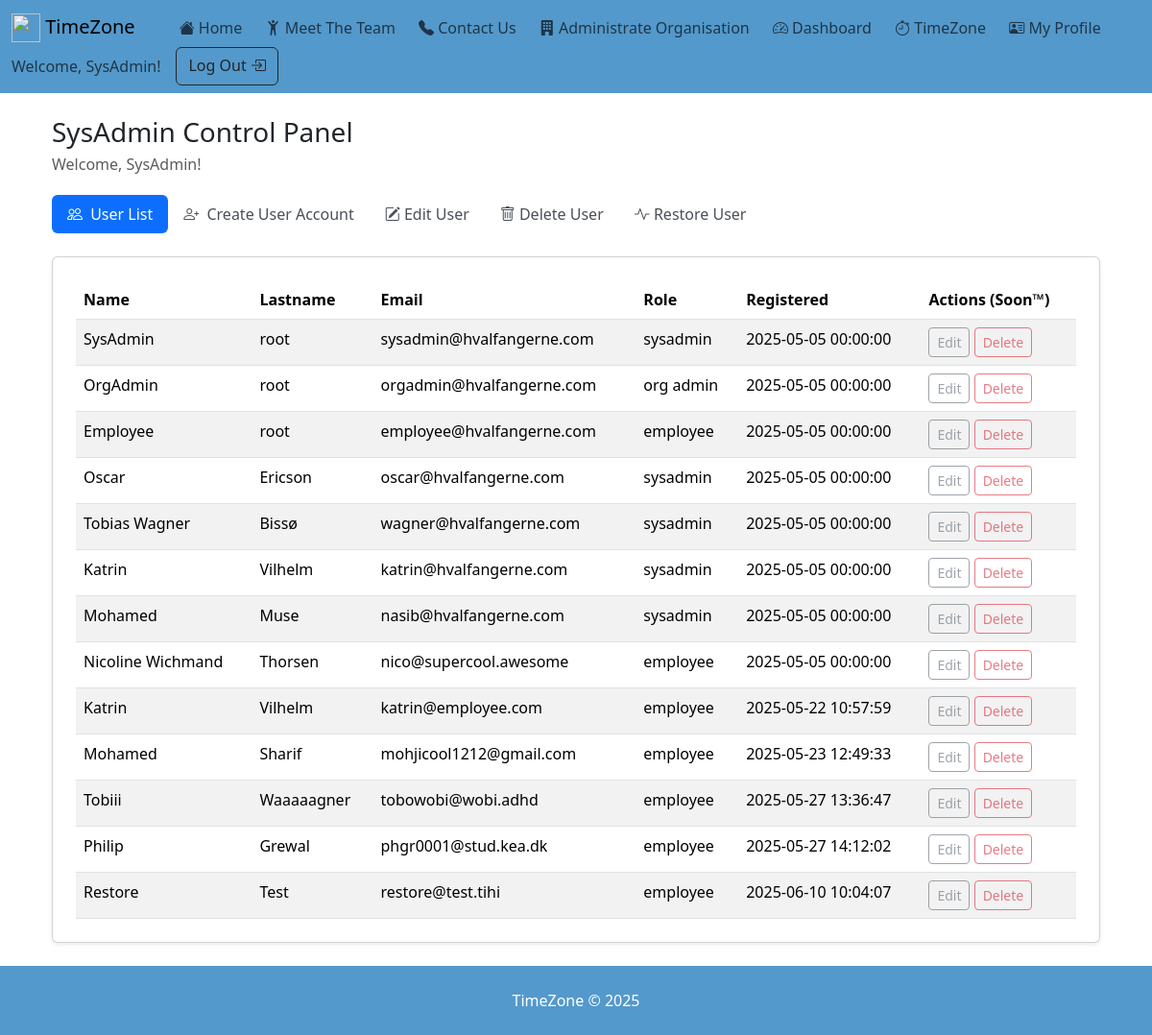
Page /admin (signed in) on the earlier database version.
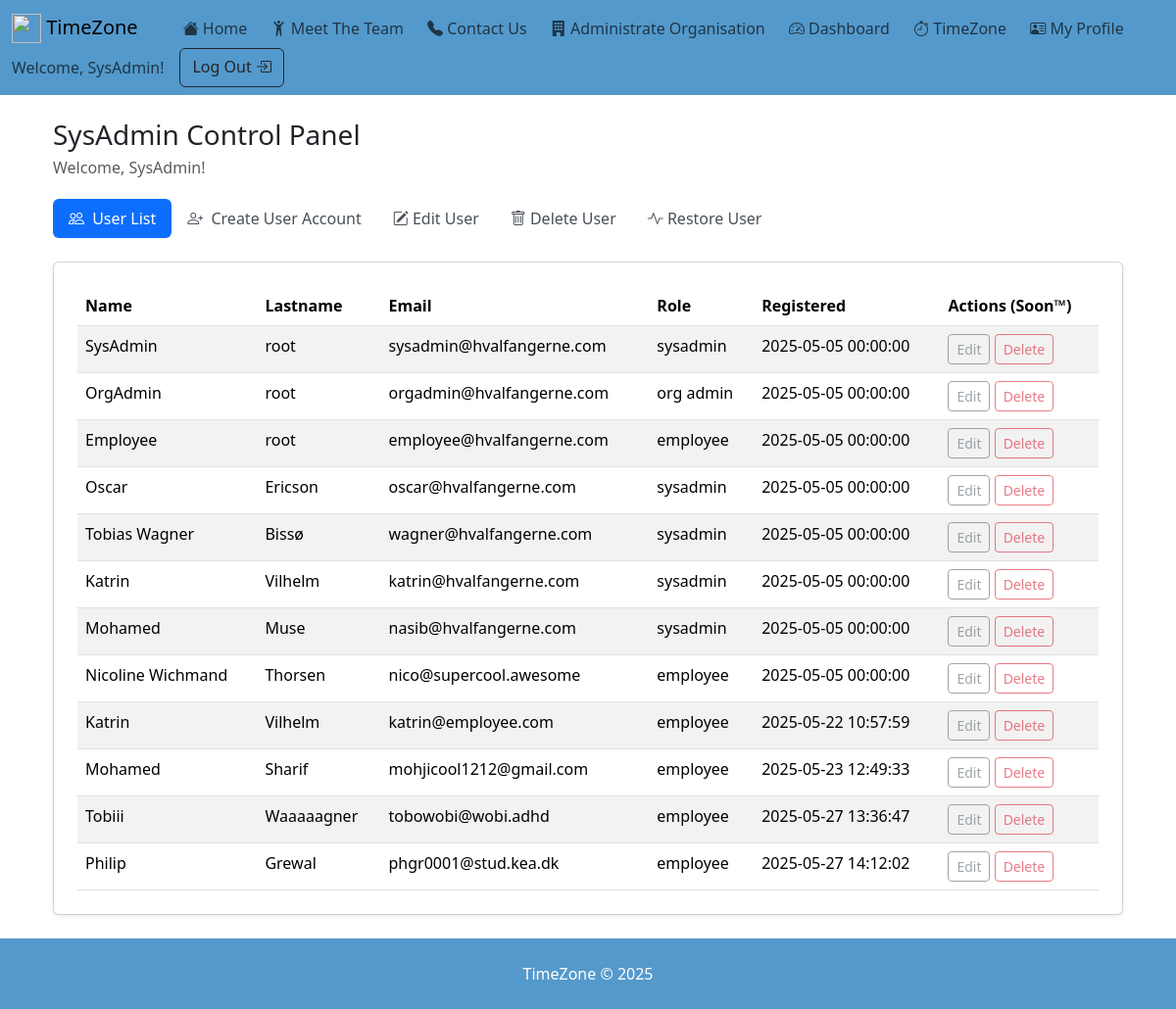
Same page on the later database version.
### tables this page shows
CREATE TABLE users (
        id          INTEGER PRIMARY KEY AUTOINCREMENT, 
        username    TEXT    NOT NULL UNIQUE,
        password    TEXT    NOT NULL,
        name        TEXT    NOT NULL,
        lastname    TEXT,
        email       TEXT    NOT NULL UNIQUE,
        role        TEXT    NOT NULL CHECK(role IN ('sysadmin', 'org_admin', 'employee'))
        , paytype TEXT NOT NULL DEFAULT "salary" CHECK(paytype IN ('salary', 'hourly')), pay REAL NOT NULL DEFAULT 0, created_at TEXT, deleted_at TEXT);

### app.py (the view)
@app.route("/admin")
@login_required
@admin_required
def admin():
    if current_user.is_authenticated and current_user.is_org_admin:
        conn = db_connect()
        users = conn.execute(
            """SELECT * FROM users
                WHERE role = "employee"
                AND lastname != "root"
                AND deleted_at IS NULL
                ORDER BY role DESC"""
        ).fetchall()
        conn.close()
        return render_template("orgadmin_admin.html", users=users)
    elif current_user.is_authenticated and current_user.is_sysadmin:
        conn = db_connect()
        users = conn.execute(
            """SELECT * FROM users
                WHERE lastname != "root"
                AND deleted_at IS NULL
                ORDER BY role DESC"""
        ).fetchall()
        users = [dict(user) for user in users]
        print(f"Users: {users}")
        deleted_users = conn.execute(
            """SELECT id, name, lastname FROM users
                WHERE lastname != "root"
                AND deleted_at IS NOT NULL
                ORDER BY role DESC"""
        ).fetchall()
        deleted_users = [dict(user) for user in deleted_users]
        print(f"Deleted users: {deleted_users}")
        if current_user.id == 1:
            root_users = conn.execute(
                """SELECT * FROM users
                    WHERE lastname = "root"
                    AND deleted_at IS NULL
                    ORDER BY role DESC"""
            ).fetchall()
            root_users = [dict(user) for user in root_users]
            count = 0
            for account in root_users:
                count += 1
            count -= 1
            for account in root_users:
                users.insert(0, root_users[count])
                count -= 1
            conn.close()
            return render_template(
                "admin.html", users=users, deleted_users=deleted_users
            )
        conn.close()
        return render_template("admin.html", users=users, deleted_users=deleted_users)
    else:
        return render_template("forbidden.html")

### app.py (called while the page is built)
def db_connect():
    conn = sqlite3.connect(database)
    conn.row_factory = sqlite3.Row
    return conn

@login_manager.user_loader
def load_user(user_id):
    conn = db_connect()
    row = conn.execute("SELECT * FROM users WHERE id = ?", (user_id,)).fetchone()
    conn.close()
    return User(row) if row else None

def admin_required(f):
    @wraps(f)
    def decorated_function(*args, **kwargs):
        if not current_user.is_authenticated or not (
            current_user.is_org_admin or current_user.is_sysadmin
        ):
            abort(403)
        return f(*args, **kwargs)
    return decorated_function

    @property
    def is_sysadmin(self):
        return self.role == "sysadmin"

    @property
    def is_org_admin(self):
        return self.role == "org_admin"

### templates/admin.html (shortened to what this page needs)
{% extends "base.html" %}
{% block content %}
<div class="container py-4">
  <div class="row">
    <div class="col">
      <h1 class="h3 mb-1">SysAdmin Control Panel</h1>
      <p class="text-muted">Welcome, {{ current_user.name }}!</p>
    </div>
    <div class="col">
    </div>
  </div>
  <ul class="nav nav-pills mb-4 mt-1" id="adminTabs" role="tablist">
    <li class="nav-item" role="presentation">
      <button
        class="nav-link active"
        id="tab-manage"
        data-bs-toggle="pill"
        data-bs-target="#pane-manage"
        type="button"
        role="tab"
      >
        <i class="bi bi-people me-1"></i>
        User List
      </button>
    </li>
    <li class="nav-item" role="presentation">
      <button
        class="nav-link"
        id="tab-create"
        data-bs-toggle="pill"
        data-bs-target="#pane-create"
        type="button"
        role="tab"
      >
        <i class="bi bi-person-plus me-1"></i>
        Create User Account
      </button>
    </li>
    <li class="nav-item" role="presentation">
      <button
        class="nav-link"
        id="tab-edit"
        data-bs-toggle="pill"
        data-bs-target="#pane-edit"
        type="button"
        role="tab"
      >
        <i class="bi bi-pencil-square"></i>
        Edit User
      </button>
    </li>
    <li class="nav-item" role="presentation">
      <button
        class="nav-link"
        id="tab-delete"
        data-bs-toggle="pill"
        data-bs-target="#pane-delete"
        type="button"
        role="tab"
      >
        <i class="bi bi-trash"></i>
        Delete User
      </button>
    </li>
    <li class="nav-item" role="presentation">
      <button
        class="nav-link"
        id="tab-restore"
        data-bs-toggle="pill"
        data-bs-target="#pane-restore"
        type="button"
        role="tab"
      >
        <i class="bi bi-activity"></i>
        Restore User
      </button>
    </li>
  </ul>
  <div class="tab-content" id="adminTabsContent">
    <div
      class="tab-pane fade show active"
      id="pane-manage"
      role="tabpanel"
      aria-labelledby="tab-manage"
    >
      <div class="card shadow-sm p-4">
        <table class="table table-striped mb-0">
          <thead>
            <tr>
              <th>Name</th><th>Lastname</th><th>Email</th><th>Role</th><th>Registered</th><th>Actions (Soon™)</th>
            </tr>
          </thead>
          <tbody>
            {% for u in users %}
            <tr>
              <td>{{ u.name }}</td>
              <td>{{ u.lastname }}</td>
              <td>{{ u.email }}</td>
              <td>{{ u.role.replace('_',' ') }}</td>
              <td>{{ u.created_at }}</td>
              <td>
                <a href=""
                   class="btn btn-sm btn-outline-secondary disabled">
                   Edit
                </a>
                <a href=""
                   class="btn btn-sm btn-outline-danger disabled">
                   Delete
                </a>
              </td>
            </tr>
            {% endfor %}
          </tbody>
        </table>
      </div>
    </div>
</div>
{% endblock %}

### templates/base.html (shortened to what this page needs)
<!DOCTYPE html>
<html lang="en">
    <head>
        <link href="https://cdn.jsdelivr.net/npm/bootstrap@5.3.3/dist/css/bootstrap.min.css" rel="stylesheet">
        <link rel="stylesheet" href="https://cdn.jsdelivr.net/npm/bootstrap-icons@1.11.3/font/bootstrap-icons.min.css">
        <link href="https://cdn.jsdelivr.net/npm/aos@2.3.4/dist/aos.css" rel="stylesheet" />
        <link rel="stylesheet" href="https://cdn.jsdelivr.net/npm/choices.js/public/assets/styles/choices.min.css">
    </head>
    <body class="d-flex flex-column min-vh-100">
        <nav class="navbar navbar-light" style="background-color: #5499cb;">
            <div class="container-fluid">
                <a class="navbar-brand" href="{{ url_for('index') }}">
                    <img src="{{ url_for('static', filename='happy_logo.png') }}" alt="" width="30 " height="30" class="d-inline-block align-text-top">
                    TimeZone
                </a>
                {% if current_user.is_authenticated %}
                <ul class="navbar-nav me-auto mb-2 mb-lg-0" style="display: inline-block; padding-left: 30px;">
                    <li class="nav-item" style="display: inline-block;">
                        <a class="nav-link" href="{{ url_for('index') }}">
                            <i class="bi bi-house-fill"></i>
                            Home
                        </a>
                    </li>
                    <li class="nav-item" style="display: inline-block; padding-left: 20px;">
                        <a class="nav-link" href="{{ url_for('team') }}">
                            <i class="bi bi-person-arms-up"></i>
                            Meet The Team
                        </a>
                    </li>
                    <li class="nav-item" style="display: inline-block; padding-left: 20px;">
                        <a class="nav-link" href="{{ url_for('contact') }}">
                            <i class="bi bi-telephone-fill"></i>
                            Contact Us
                        </a>
                    </li>
                    {% if current_user.is_authenticated and current_user.is_sysadmin%}
                    <li class="nav-item" style="display: inline-block; padding-left: 20px;">
                        <a class="nav-link" href="{{ url_for('admin') }}">
                            <i class="bi bi-building-fill"></i>
                            Administrate Organisation
                        </a>
                    </li>
                    {% endif %}
                    <li class="nav-item" style="display: inline-block; padding-left: 20px;">
                        <a class="nav-link" href="{{ url_for('dashboard') }}">
                            <i class="bi bi-speedometer2"></i>
                            Dashboard
                        </a>
                    </li>
                    <li class="nav-item" style="display: inline-block; padding-left: 20px;">
                        <a class="nav-link" href="{{ url_for('time_zone') }}">
                            <i class="bi bi-stopwatch"></i>
                            TimeZone
                        </a>
                    </li>
                    <li class="nav-item" style="display: inline-block; padding-left: 20px;">
                        <a class="nav-link" href="{{ url_for('user') }}">
                            <i class="bi bi-person-vcard"></i>
                            My Profile
                        </a>
                    </li>
                </ul>
                <form class="d-flex">
                    <span class="navbar-text me-3">
                        Welcome, {{ current_user.name }}!
                    </span>
                    <a class="btn btn-outline-dark me-2" type="button" href="{{ url_for('logout') }}">
                        Log Out
                        <i class="bi bi-box-arrow-in-right"></i>
                    </a>
                </form>
                {% endif %}
            </div>
        </nav>
        <main class="container flex-grow-1">
            {% block content %}{% endblock %}
        </main>
        <footer class="mt-4 p-4 text-white text-center mt-auto" style="margin-top: 30px; background-color: #5499cb;">
            TimeZone &copy; 2025
        </footer>
    </body>
</html>

### templates/base.html (style rules this page uses)
html { scroll-behavior: smooth; }

### templates/admin.html (style rules this page uses)
#adminTabs .nav-link { background: #ffffff; color: #495057; }
#tab-manage.active { background: #0d6efd; color: #fff; }

Differences in the rows shown:
no longer on this page (row edited): users: name "Restore", lastname "Test", email "restore@test.tihi", role.replace "employee", created_at "2025-06-10 10:04:07"
